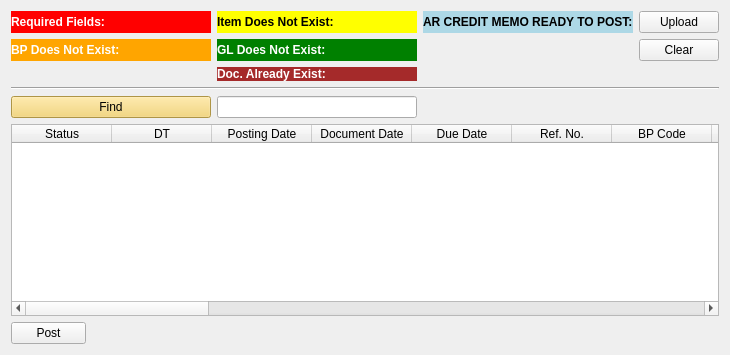
      <widget class="QWidget" name="tab_debitmemo">
       <attribute name="title">
        <string>Debit Memo</string>
       </attribute>
       <layout class="QGridLayout" name="gridLayout_7">
        <item row="0" column="3">
         <widget class="QPushButton" name="pushButton_show_arcm">
          <property name="text">
           <string>Upload</string>
          </property>
         </widget>
        </item>
        <item row="0" column="0">
         <widget class="QLabel" name="label_11">
          <property name="sizePolicy">
           <sizepolicy hsizetype="Fixed" vsizetype="Preferred">
            <horstretch>0</horstretch>
            <verstretch>0</verstretch>
           </sizepolicy>
          </property>
          <property name="minimumSize">
           <size>
            <width>100</width>
            <height>0</height>
           </size>
          </property>
          <property name="maximumSize">
           <size>
            <width>200</width>
            <height>16777215</height>
           </size>
          </property>
          <property name="autoFillBackground">
           <bool>false</bool>
          </property>
          <property name="styleSheet">
           <string notr="true">QLabel {
background-color:red;
color:white;
font-weight: bold
}</string>
          </property>
          <property name="text">
           <string>Required Fields: </string>
          </property>
         </widget>
        </item>
        <item row="1" column="0">
         <widget class="QLabel" name="label_arcm_total_bp_not_exist">
          <property name="sizePolicy">
           <sizepolicy hsizetype="Fixed" vsizetype="Preferred">
            <horstretch>0</horstretch>
            <verstretch>0</verstretch>
           </sizepolicy>
          </property>
          <property name="minimumSize">
           <size>
            <width>200</width>
            <height>0</height>
           </size>
          </property>
          <property name="maximumSize">
           <size>
            <width>200</width>
            <height>16777215</height>
           </size>
          </property>
          <property name="styleSheet">
           <string notr="true">QLabel {
background-color:orange;
color:white;
font-weight: bold
}</string>
          </property>
          <property name="text">
           <string>BP Does Not Exist:</string>
          </property>
         </widget>
        </item>
        <item row="2" column="1">
         <widget class="QLabel" name="label_arcm_total_exist">
          <property name="sizePolicy">
           <sizepolicy hsizetype="Fixed" vsizetype="Preferred">
            <horstretch>0</horstretch>
            <verstretch>0</verstretch>
           </sizepolicy>
          </property>
          <property name="minimumSize">
           <size>
            <width>100</width>
            <height>0</height>
           </size>
          </property>
          <property name="maximumSize">
           <size>
            <width>200</width>
            <height>16777215</height>
           </size>
          </property>
          <property name="styleSheet">
           <string notr="true">QLabel {
background-color:brown;
color:white;
font-weight: bold
}</string>
          </property>
          <property name="text">
           <string>Doc. Already Exist:</string>
          </property>
         </widget>
        </item>
        <item row="4" column="1">
         <widget class="QLineEdit" name="lineEdit_7"/>
        </item>
        <item row="3" column="0" colspan="4">
         <widget class="Line" name="line_6">
          <property name="orientation">
           <enum>Qt::Horizontal</enum>
          </property>
         </widget>
        </item>
        <item row="6" column="0" colspan="4">
         <widget class="QTableWidget" name="tableWidget_arcm">
          <property name="styleSheet">
           <string notr="true">QPushButton {
	background-color: #f3d162
}</string>
          </property>
          <column>
           <property name="text">
            <string>Status</string>
           </property>
          </column>
          <column>
           <property name="text">
            <string>DT</string>
           </property>
          </column>
          <column>
           <property name="text">
            <string>Posting Date</string>
           </property>
          </column>
          <column>
           <property name="text">
            <string>Document Date</string>
           </property>
          </column>
          <column>
           <property name="text">
            <string>Due Date</string>
           </property>
          </column>
          <column>
           <property name="text">
            <string>Ref. No.</string>
           </property>
          </column>
          <column>
           <property name="text">
            <string>BP Code</string>
           </property>
          </column>
          <column>
           <property name="text">
            <string>BP Name</string>
           </property>
          </column>
          <column>
           <property name="text">
            <string>Ctrl Acct</string>
           </property>
          </column>
          <column>
           <property name="text">
            <string>Unit</string>
           </property>
          </column>
          <column>
           <property name="text">
            <string>Unit Name</string>
           </property>
          </column>
          <column>
           <property name="text">
            <string>Doc. No.</string>
           </property>
          </column>
          <column>
           <property name="text">
            <string>Remarks</string>
           </property>
          </column>
          <column>
           <property name="text">
            <string>Intsr. No</string>
           </property>
          </column>
          <column>
           <property name="text">
            <string>Cont. No.</string>
           </property>
          </column>
          <column>
           <property name="text">
            <string>Clrng Doc.</string>
           </property>
          </column>
          <column>
           <property name="text">
            <string>Clrng DT</string>
           </property>
          </column>
          <column>
           <property name="text">
            <string>2nd Sub Acct</string>
           </property>
          </column>
          <column>
           <property name="text">
            <string>Line No.</string>
           </property>
          </column>
          <column>
           <property name="text">
            <string>Currency</string>
           </property>
          </column>
          <column>
           <property name="text">
            <string>Trans Amount</string>
           </property>
          </column>
          <column>
           <property name="text">
            <string>Line Total</string>
           </property>
          </column>
          <column>
           <property name="text">
            <string>Item Code</string>
           </property>
          </column>
          <column>
           <property name="text">
            <string>Vat Group</string>
           </property>
          </column>
          <column>
           <property name="text">
            <string>Quantity</string>
           </property>
          </column>
          <column>
           <property name="text">
            <string>UoM Code</string>
           </property>
          </column>
         </widget>
        </item>
        <item row="7" column="0">
         <widget class="QPushButton" name="pushButton_upload_arcm">
          <property name="maximumSize">
           <size>
            <width>75</width>
            <height>16777215</height>
           </size>
          </property>
          <property name="text">
           <string>Post</string>
          </property>
         </widget>
        </item>
        <item row="4" column="0">
         <widget class="QPushButton" name="pushButton_7">
          <property name="styleSheet">
           <string notr="true">QPushButton {
	background-color: #f3d162
}</string>
          </property>
          <property name="text">
           <string>Find</string>
          </property>
         </widget>
        </item>
        <item row="0" column="1">
         <widget class="QLabel" name="label_arcm_total_item_not_exist">
          <property name="sizePolicy">
           <sizepolicy hsizetype="Fixed" vsizetype="Preferred">
            <horstretch>0</horstretch>
            <verstretch>0</verstretch>
           </sizepolicy>
          </property>
          <property name="minimumSize">
           <size>
            <width>200</width>
            <height>0</height>
           </size>
          </property>
          <property name="maximumSize">
           <size>
            <width>200</width>
            <height>16777215</height>
           </size>
          </property>
          <property name="styleSheet">
           <string notr="true">QLabel {
background-color:yellow;
color:black;
font-weight: bold
}</string>
          </property>
          <property name="text">
           <string>Item Does Not Exist:</string>
          </property>
         </widget>
        </item>
        <item row="1" column="1">
         <widget class="QLabel" name="label_12">
          <property name="sizePolicy">
           <sizepolicy hsizetype="Fixed" vsizetype="Preferred">
            <horstretch>0</horstretch>
            <verstretch>0</verstretch>
           </sizepolicy>
          </property>
          <property name="minimumSize">
           <size>
            <width>200</width>
            <height>0</height>
           </size>
          </property>
          <property name="maximumSize">
           <size>
            <width>200</width>
            <height>16777215</height>
           </size>
          </property>
          <property name="styleSheet">
           <string notr="true">QLabel {
background-color:green;
color:white;
font-weight: bold
}</string>
          </property>
          <property name="text">
           <string>GL Does Not Exist:</string>
          </property>
         </widget>
        </item>
        <item row="0" column="2">
         <widget class="QLabel" name="label_arcm_total_ready">
          <property name="styleSheet">
           <string notr="true">QLabel {
background-color:rgb(173, 216, 230);
color:black;
font-weight: bold
}</string>
          </property>
          <property name="text">
           <string>AR CREDIT MEMO READY TO POST:</string>
          </property>
         </widget>
        </item>
        <item row="1" column="3">
         <widget class="QPushButton" name="pushButton_arcm_clear">
          <property name="text">
           <string>Clear</string>
          </property>
         </widget>
        </item>
       </layout>
      </widget>
